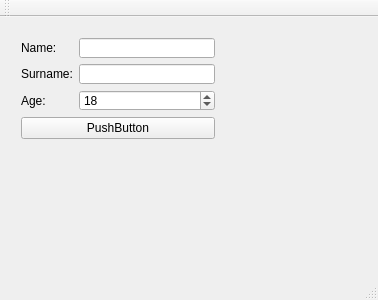
<?xml version="1.0" encoding="UTF-8"?>
<ui version="4.0">
 <class>MainWindow</class>
 <widget class="QMainWindow" name="MainWindow">
  <property name="geometry">
   <rect>
    <x>0</x>
    <y>0</y>
    <width>378</width>
    <height>300</height>
   </rect>
  </property>
  <property name="windowTitle">
   <string>MainWindow</string>
  </property>
  <widget class="QWidget" name="centralWidget">
   <widget class="QWidget" name="">
    <property name="geometry">
     <rect>
      <x>10</x>
      <y>10</y>
      <width>216</width>
      <height>123</height>
     </rect>
    </property>
    <layout class="QVBoxLayout" name="verticalLayout">
     <item>
      <layout class="QFormLayout" name="formLayout">
       <item row="0" column="0">
        <widget class="QLabel" name="nameLabel">
         <property name="text">
          <string>Name:</string>
         </property>
        </widget>
       </item>
       <item row="0" column="1">
        <widget class="QLineEdit" name="nameLineEdit"/>
       </item>
       <item row="1" column="0">
        <widget class="QLabel" name="surnameLabel">
         <property name="text">
          <string>Surname:</string>
         </property>
        </widget>
       </item>
       <item row="1" column="1">
        <widget class="QLineEdit" name="surnameLineEdit"/>
       </item>
       <item row="2" column="0">
        <widget class="QLabel" name="ageLabel">
         <property name="text">
          <string>Age:</string>
         </property>
        </widget>
       </item>
       <item row="2" column="1">
        <widget class="QSpinBox" name="spinBox">
         <property name="suffix">
          <string/>
         </property>
         <property name="prefix">
          <string/>
         </property>
         <property name="maximum">
          <number>150</number>
         </property>
         <property name="value">
          <number>18</number>
         </property>
         <property name="displayIntegerBase">
          <number>10</number>
         </property>
        </widget>
       </item>
      </layout>
     </item>
     <item>
      <widget class="QPushButton" name="pushButton">
       <property name="text">
        <string>PushButton</string>
       </property>
      </widget>
     </item>
    </layout>
   </widget>
  </widget>
  <widget class="QMenuBar" name="menuBar">
   <property name="geometry">
    <rect>
     <x>0</x>
     <y>0</y>
     <width>378</width>
     <height>22</height>
    </rect>
   </property>
  </widget>
  <widget class="QToolBar" name="mainToolBar">
   <attribute name="toolBarArea">
    <enum>TopToolBarArea</enum>
   </attribute>
   <attribute name="toolBarBreak">
    <bool>true</bool>
   </attribute>
  </widget>
  <widget class="QStatusBar" name="statusBar"/>
  <action name="actionNew_file">
   <property name="text">
    <string>New file</string>
   </property>
  </action>
  <action name="actionSave_file">
   <property name="text">
    <string>Save file</string>
   </property>
  </action>
  <action name="actionOpen_project">
   <property name="text">
    <string>Open project</string>
   </property>
  </action>
  <action name="actionOpen_text_file">
   <property name="text">
    <string>Open text file</string>
   </property>
  </action>
 </widget>
 <layoutdefault spacing="6" margin="11"/>
 <resources/>
 <connections/>
</ui>
